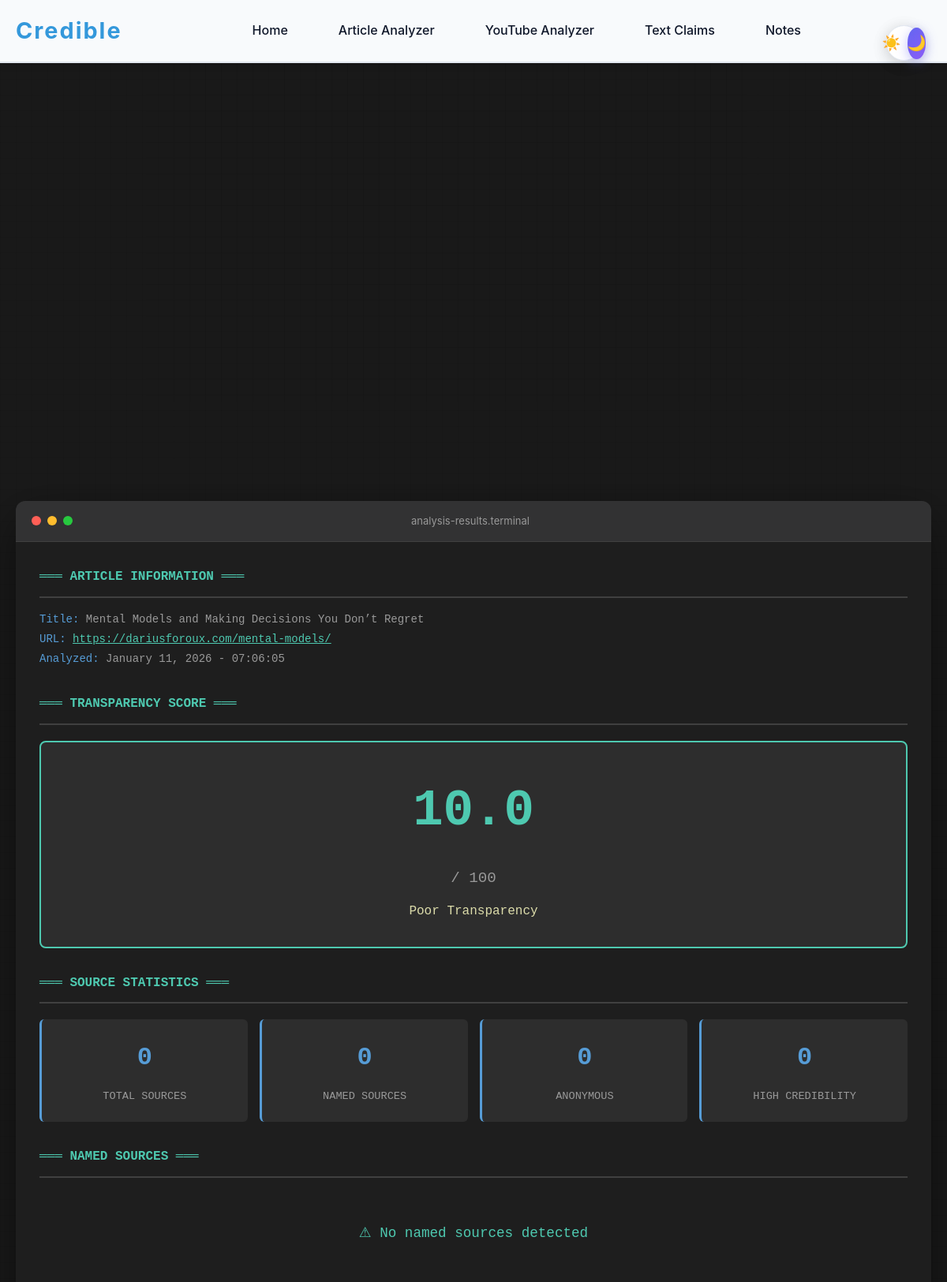
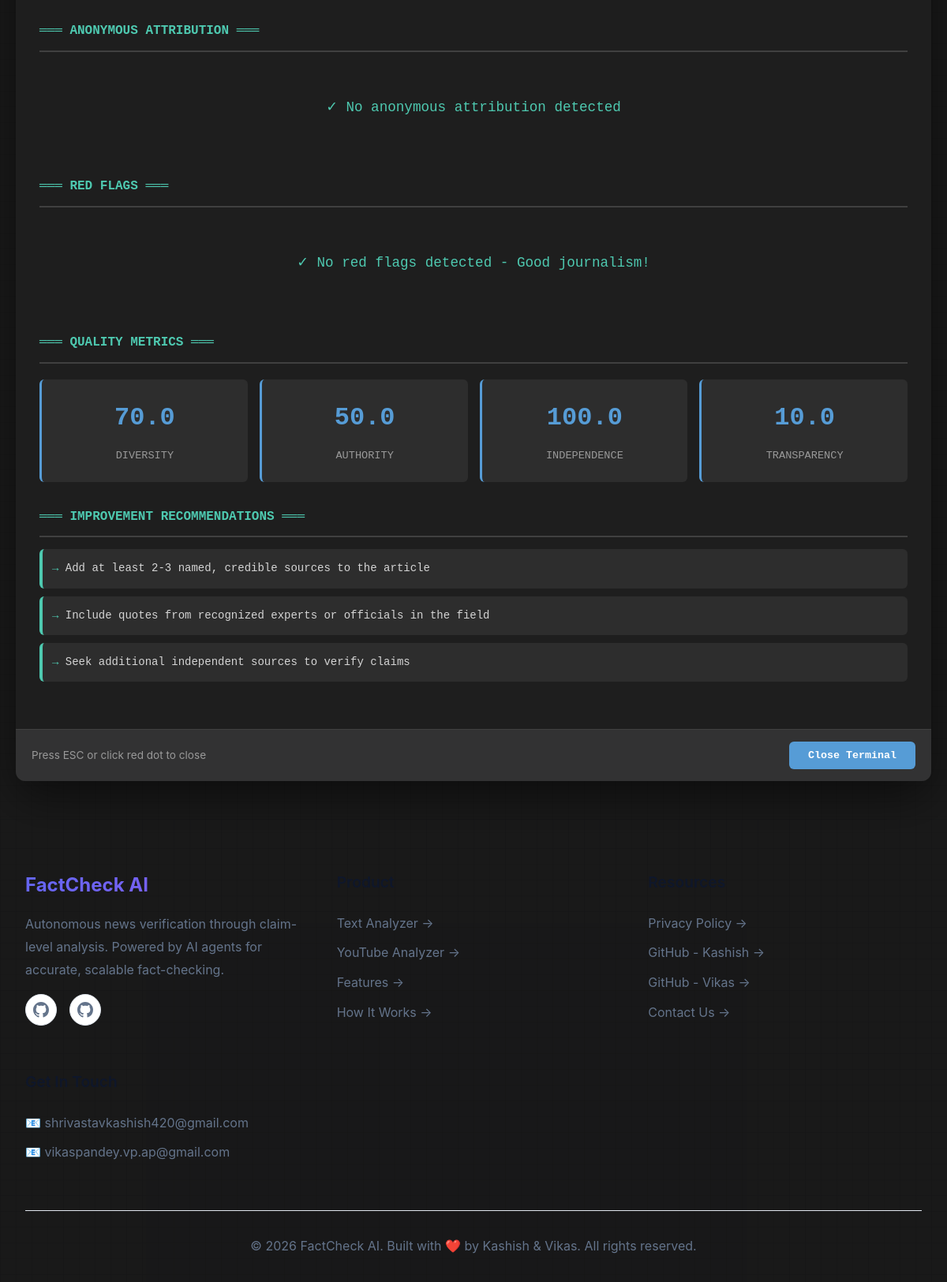
The app's page /analyzer/results/5/ with its own data (2 pictures, top to bottom).
### analyzer/models.py (models this page shows, shortened)
class Article(models.Model):
    title = models.CharField(max_length=500)
    content = models.TextField()
    url = models.URLField(max_length=1000, blank=True, null=True)
    named_sources = models.JSONField(default=list)
    anonymous_phrases = models.JSONField(default=list)
    unique_source_count = models.IntegerField(default=0)
    transparency_score = models.FloatField(default=0.0)
    red_flags = models.JSONField(default=list)
    source_breakdown = models.JSONField(default=dict)
    attribution_patterns = models.JSONField(default=dict)
    analyzed_at = models.DateTimeField(default=timezone.now)
    created_at = models.DateTimeField(auto_now_add=True)
    updated_at = models.DateTimeField(auto_now=True)
    class Meta:
        ordering = ['-analyzed_at']
        verbose_name = 'Article Analysis'
        verbose_name_plural = 'Article Analyses'

### analyzer/views.py (the view)
# urls.py: path('results/<int:article_id>/', views.results, name='results'),
def results(request, article_id):
    article = get_object_or_404(Article, id=article_id)
    score = article.transparency_score
    if score >= 70:
        score_color = 'success'
        score_label = 'Excellent'
    elif score >= 40:
        score_color = 'warning'
        score_label = 'Moderate'
    else:
        score_color = 'danger'
        score_label = 'Poor'
    return render(request, 'results.html', {
        'article': article,
        'score_color': score_color,
        'score_label': score_label
    })

### analyzer/templates/results.html (shortened to what this page needs)
{% extends 'base.html' %}
{% load static %}
{% block content %}
<div class="results-wrapper">
    <div class="terminal-window">
        <div class="terminal-header">
            <div class="terminal-controls">
                <div class="terminal-dot dot-red" onclick="window.location.href='{% url 'analyzer' %}'"></div>
                <div class="terminal-dot dot-yellow"></div>
                <div class="terminal-dot dot-green"></div>
            </div>
            <div class="terminal-title">analysis-results.terminal</div>
        </div>
        <div class="terminal-body">
            <div class="terminal-section">
                <div class="section-header">═══ ARTICLE INFORMATION ═══</div>
                <div style="color: #999;">
                    <div><span style="color: #569cd6;">Title:</span> {{ article.title }}</div>
                    <div><span style="color: #569cd6;">URL:</span>
                        {% if article.url %}
                            <a href="{{ article.url }}" target="_blank" style="color: #4ec9b0;">{{ article.url }}</a>
                        {% else %}
                            N/A
                        {% endif %}
                    </div>
                    <div><span style="color: #569cd6;">Analyzed:</span> {{ article.analyzed_at|date:"F d, Y - H:i:s" }}</div>
                </div>
            </div>
            <div class="terminal-section">
                <div class="section-header">═══ TRANSPARENCY SCORE ═══</div>
                <div class="score-display">
                    <div class="score-number">{{ article.transparency_score }}</div>
                    <div class="score-label">/ 100</div>
                    <div class="score-verdict">{{ score_label }} Transparency</div>
                </div>
            </div>
            <div class="terminal-section">
                <div class="section-header">═══ SOURCE STATISTICS ═══</div>
                <div class="stat-grid">
                    <div class="stat-box">
                        <div class="stat-value">{{ article.source_breakdown.total_sources }}</div>
                        <div class="stat-name">Total Sources</div>
                    </div>
                    <div class="stat-box">
                        <div class="stat-value">{{ article.source_breakdown.named_count }}</div>
                        <div class="stat-name">Named Sources</div>
                    </div>
                    <div class="stat-box">
                        <div class="stat-value">{{ article.source_breakdown.anonymous_count }}</div>
                        <div class="stat-name">Anonymous</div>
                    </div>
                    <div class="stat-box">
                        <div class="stat-value">{{ article.source_breakdown.named_high_credibility }}</div>
                        <div class="stat-name">High Credibility</div>
                    </div>
                </div>
            </div>
            <div class="terminal-section">
                <div class="section-header">═══ NAMED SOURCES ═══</div>
                {% if article.named_sources %}
                    {% for source in article.named_sources %}
                        <div class="source-item">
                            <div class="source-name">{{ source.name }}</div>
                            <div class="source-detail">
                                <div>Position: {{ source.title }}</div>
                                <div>Context: "{{ source.quote_context }}"</div>
                                {% if source.expertise_relevance %}
                                <div style="margin-top: 5px; color: #999;">
                                    Expertise: {{ source.expertise_relevance }}
                                </div>
                                {% endif %}
                            </div>
                            <span class="credibility-tag cred-{{ source.credibility }}">
                                {{ source.credibility }} credibility
                            </span>
                        </div>
                    {% endfor %}
                {% else %}
                    <div class="empty-message">⚠ No named sources detected</div>
                {% endif %}
            </div>
            <div class="terminal-section">
                <div class="section-header">═══ ANONYMOUS ATTRIBUTION ═══</div>
                {% if article.anonymous_phrases %}
                    {% for phrase in article.anonymous_phrases %}
                        <div class="anonymous-item">
                            <div class="anonymous-phrase">
                                → {{ phrase.phrase }}
                                {% if phrase.vagueness_score %}
                                <span style="float: right; color: #dcdcaa; font-size: 0.85rem;">
                                    Vagueness: {{ phrase.vagueness_score }}/10
                                </span>
                                {% endif %}
                            </div>
                            <div class="anonymous-context">...{{ phrase.context }}...</div>
                        </div>
                    {% endfor %}
                {% else %}
                    <div class="empty-message">✓ No anonymous attribution detected</div>
                {% endif %}
            </div>
            <div class="terminal-section">
                <div class="section-header">═══ RED FLAGS ═══</div>
                {% if article.red_flags %}
                    {% for flag in article.red_flags %}
                        <div class="red-flag-item">
                            <div class="flag-header">
                                <span class="flag-severity severity-{{ flag.severity }}">{{ flag.severity }}</span>
                                <span class="flag-name">{{ flag.flag }}</span>
                            </div>
                            <div class="flag-description">
                                {{ flag.description }}
                                {% if flag.recommendation %}
                                <div style="margin-top: 8px; color: #4ec9b0;">
                                    → Fix: {{ flag.recommendation }}
                                </div>
                                {% endif %}
                            </div>
                        </div>
                    {% endfor %}
                {% else %}
                    <div class="empty-message">✓ No red flags detected - Good journalism!</div>
                {% endif %}
            </div>
            {% if article.attribution_patterns.source_quality %}
            <div class="terminal-section">
                <div class="section-header">═══ QUALITY METRICS ═══</div>
                <div class="stat-grid">
                    <div class="stat-box">
                        <div class="stat-value">{{ article.attribution_patterns.source_quality.diversity_score|default:0 }}</div>
                        <div class="stat-name">Diversity</div>
                    </div>
                    <div class="stat-box">
                        <div class="stat-value">{{ article.attribution_patterns.source_quality.authority_score|default:0 }}</div>
                        <div class="stat-name">Authority</div>
                    </div>
                    <div class="stat-box">
                        <div class="stat-value">{{ article.attribution_patterns.source_quality.independence_score|default:0 }}</div>
                        <div class="stat-name">Independence</div>
                    </div>
                    <div class="stat-box">
                        <div class="stat-value">{{ article.attribution_patterns.source_quality.transparency_score|default:0 }}</div>
                        <div class="stat-name">Transparency</div>
                    </div>
                </div>
            </div>
            {% endif %}
            {% if article.attribution_patterns.recommendations %}
            <div class="terminal-section">
                <div class="section-header">═══ IMPROVEMENT RECOMMENDATIONS ═══</div>
                {% for rec in article.attribution_patterns.recommendations %}
                    <div style="background: #2d2d2d; padding: 12px; border-radius: 6px; margin-bottom: 10px; border-left: 4px solid #4ec9b0;">
                        <span style="color: #4ec9b0;">→</span> {{ rec }}
                    </div>
                {% endfor %}
            </div>
            {% endif %}
        </div>
        <div class="terminal-footer">
            <div class="terminal-info">Press ESC or click red dot to close</div>
            <button class="btn-close" onclick="window.location.href='{% url 'analyzer' %}'">
                Close Terminal
            </button>
        </div>
    </div>
</div>
{% endblock %}

### static/css/style.css (style rules this page uses)
:root[data-theme="light"] { --bg-primary: #f5f5f5; --bg-secondary: #ffffff; --text-primary: #2c3e50; --text-secondary: #7f8c8d; --accent-primary: #3498db; --accent-secondary: #2ecc71; --border-color: #dcdcdc; --grid-color: rgba(200, 200, 200, 0.3); --shadow: rgba(0, 0, 0, 0.1); }
* { margin: 0; padding: 0; box-sizing: border-box; }
body { font-family: 'Segoe UI', Tahoma, Geneva, Verdana, sans-serif; background-color: var(--bg-primary); color: var(--text-primary); line-height: 1.6; position: relative; transition: background-color 0.3s ease, color 0.3s ease; }
body::before { content: ''; position: fixed; top: 0; left: 0; width: 100%; height: 100%; background-image: linear-gradient(var(--grid-color) 1px, transparent 1px), linear-gradient(90deg, var(--grid-color) 1px, transparent 1px); background-size: 20px 20px; pointer-events: none; z-index: 0; }

### analyzer/templates/results.html (style rules this page uses)
.results-wrapper { position: fixed; top: 0; left: 0; right: 0; bottom: 0; background: rgba(0, 0, 0, 0.9); display: flex; align-items: center; justify-content: center; padding: 20px; z-index: 1000; animation: fadeIn 0.3s ease; }
.terminal-window { background: #1e1e1e; border-radius: 12px; width: 100%; max-width: 1400px; max-height: 90vh; display: flex; flex-direction: column; box-shadow: 0 20px 60px rgba(0, 0, 0, 0.5); animation: slideUp 0.4s ease; }
.terminal-header { background: #323233; padding: 15px 20px; display: flex; align-items: center; justify-content: space-between; border-bottom: 1px solid #404040; border-radius: 12px 12px 0 0; }
.terminal-controls { display: flex; gap: 8px; }
.terminal-dot { width: 12px; height: 12px; border-radius: 50%; cursor: pointer; }
.dot-red { background: #ff5f56; }
.dot-yellow { background: #ffbd2e; }
.dot-green { background: #27c93f; }
.terminal-title { color: #999; font-size: 13px; flex: 1; text-align: center; }
.terminal-body { flex: 1; padding: 30px; overflow-y: auto; font-family: 'Courier New', monospace; font-size: 14px; line-height: 1.8; color: #d4d4d4; }
.terminal-section { margin-bottom: 30px; }
.section-header { color: #4ec9b0; font-weight: bold; font-size: 16px; margin-bottom: 15px; padding-bottom: 10px; border-bottom: 2px solid #404040; }
.score-display { text-align: center; padding: 30px; margin: 20px 0; background: #2d2d2d; border-radius: 8px; border: 2px solid #4ec9b0; }
.score-number { font-size: 4rem; font-weight: bold; color: #4ec9b0; margin-bottom: 10px; }
.score-label { color: #999; font-size: 1.2rem; }
.score-verdict { color: #dcdcaa; font-size: 1rem; margin-top: 10px; }
.stat-grid { display: grid; grid-template-columns: repeat(4, 1fr); gap: 15px; margin: 20px 0; }
.stat-box { background: #2d2d2d; padding: 20px; border-radius: 6px; text-align: center; border-left: 3px solid #569cd6; }
.stat-value { font-size: 2rem; color: #569cd6; font-weight: bold; }
.stat-name { color: #999; font-size: 0.85rem; margin-top: 8px; text-transform: uppercase; }
.empty-message { text-align: center; padding: 40px; color: #4ec9b0; font-size: 1.1rem; }
.terminal-footer { background: #323233; padding: 15px 20px; border-top: 1px solid #404040; display: flex; justify-content: space-between; align-items: center; border-radius: 0 0 12px 12px; }
.btn-close { background: #569cd6; color: #fff; border: none; padding: 10px 24px; border-radius: 6px; font-weight: bold; cursor: pointer; font-family: 'Courier New', monospace; transition: background 0.2s; }
.terminal-info { color: #999; font-size: 0.85rem; }

### templates/footer.html (style rules this page uses)
:root[data-theme="light"] { --bg-primary: #ffffff; --bg-secondary: #f8fafc; --card-bg: #ffffff; --text-primary: #0f172a; --text-secondary: #64748b; --border-color: #e2e8f0; --shadow: rgba(0, 0, 0, 0.1); }
* { margin: 0; padding: 0; box-sizing: border-box; }
body { font-family: 'Inter', -apple-system, BlinkMacSystemFont, 'Segoe UI', sans-serif; background: var(--bg-primary); color: var(--text-primary); transition: background 0.3s ease, color 0.3s ease; }

### records on screen
Article: title "Mental Models and Making Decisions You Don’t Regret", url "https://dariusforoux.com/mental-models/", analyzed_at "January 11, 2026 - 07:06:05", transparency_score "10.0", source_breakdown.total_sources "0", source_breakdown.named_count "0", source_breakdown.anonymous_count "0", source_breakdown.named_high_credibility "0", attribution_patterns.source_quality.diversity_score "70.0", attribution_patterns.source_quality.authority_score "50.0", attribution_patterns.source_quality.independence_score "100.0", attribution_patterns.source_quality.transparency_score "10.0"

### other values on screen
{{ score_label }} "Poor"
{{ rec }} "Add at least 2-3 named, credible sources to the article" "Include quotes from recognized experts or officials in the field" "Seek additional independent sources to verify claims"
